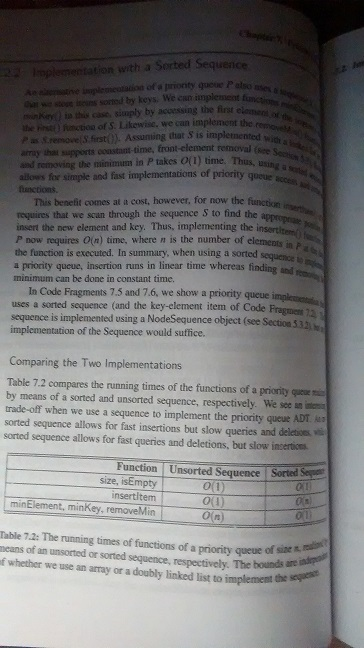
#> input picture SampleImage1.jpg, 364 x 648 px, given in place of the camera
$ python Color-Filtering.py
#> lines starting #> are read from the running program, lines starting #| are printed output that depends on the picture; after the words box and inside, x2 and y2 are one past the last pixel; in counts of white or black regions, pixels touching at a corner belong together
import cv2
import numpy as np

cap = cv2.VideoCapture(0)

while True:
    _, frame = cap.read()
#> frame is the input picture: shape (648, 364, 3); mean B, G, R 118, 117.6, 118.4
    hsv = cv2.cvtColor(frame,cv2.COLOR_BGR2HSV)
#> hsv: shape (648, 364, 3); mean H, S, V 76.6, 17.4, 120.3

    lower_range = np.array([0,0,0])
    upper_range = np.array([100,100,100])

    mask = cv2.inRange(hsv, lower_range, upper_range)
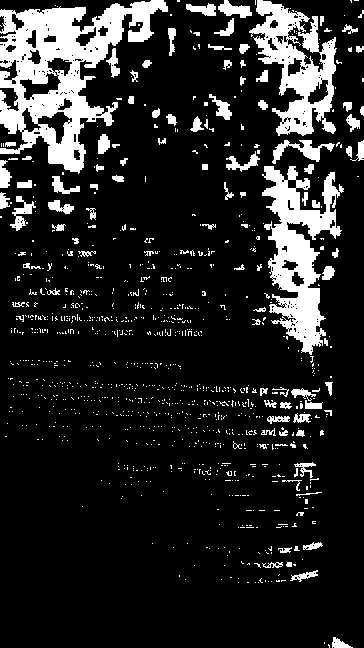
#> mask: shape (648, 364); 14.7% white; 1028 white regions (922 under 20 px), largest, box (x1, y1, x2, y2) and area: (0, 0, 168, 174) 11818, (262, 166, 344, 355) 6849, (249, 0, 337, 136) 5338

    result = cv2.bitwise_and(frame, frame, mask = mask)
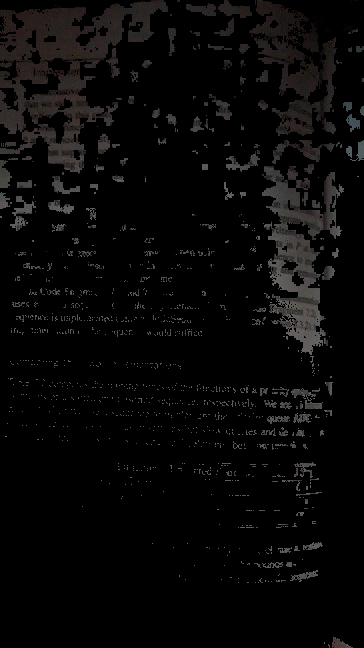
#> result: shape (648, 364, 3); mean B, G, R 7.3, 7.6, 8.2
    cv2.imshow('frame',frame)
    cv2.imshow('mask',mask)
    cv2.imshow('result',result)
    k = cv2.waitKey(5) & 0xFF
#> (key Esc is pressed here)
    if k == 27:
        break

cv2.destroyAllWindows()
cap.release()

$ run again, on SampleImage2.jpg
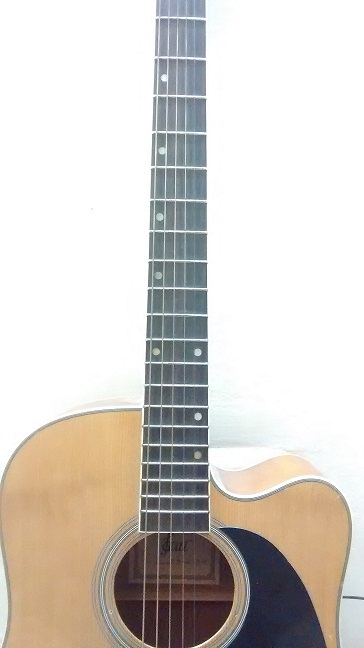
#> input picture SampleImage2.jpg, 364 x 648 px, given in place of the camera
#> frame is the input picture: shape (648, 364, 3); mean B, G, R 201.1, 206.8, 211.9
#> hsv: shape (648, 364, 3); mean H, S, V 30, 26.7, 215
#> `mask = cv2.inRange(hsv, lower_range, upper_range)`:
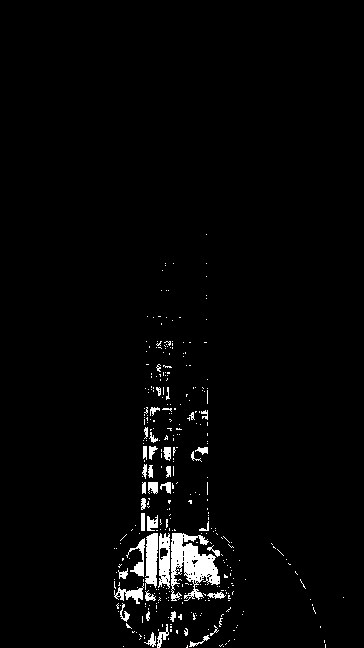
#> mask: shape (648, 364); 2.5% white; 349 white regions (308 under 20 px), largest, box (x1, y1, x2, y2) and area: (171, 533, 220, 601) 1762, (145, 533, 158, 590) 564, (158, 533, 170, 589) 455
#> `result = cv2.bitwise_and(frame, frame, mask = mask)`:
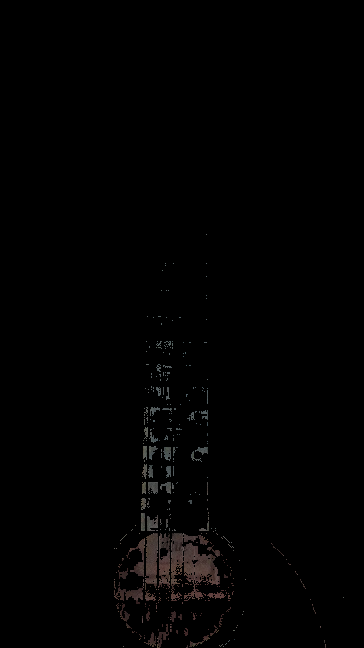
#> result: shape (648, 364, 3); mean B, G, R 1.6, 1.6, 1.9

$ run again, on SampleImage3.jpg
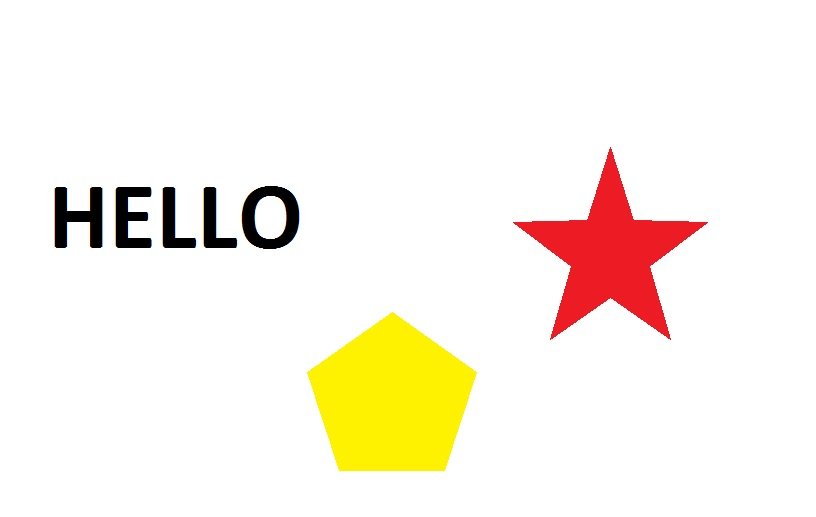
#> input picture SampleImage3.jpg, 816 x 517 px, given in place of the camera
#> frame is the input picture: shape (517, 816, 3); mean B, G, R 232.8, 243.2, 250.1
#> hsv: shape (517, 816, 3); mean H, S, V 11.5, 21.5, 250.2
#> `mask = cv2.inRange(hsv, lower_range, upper_range)`:
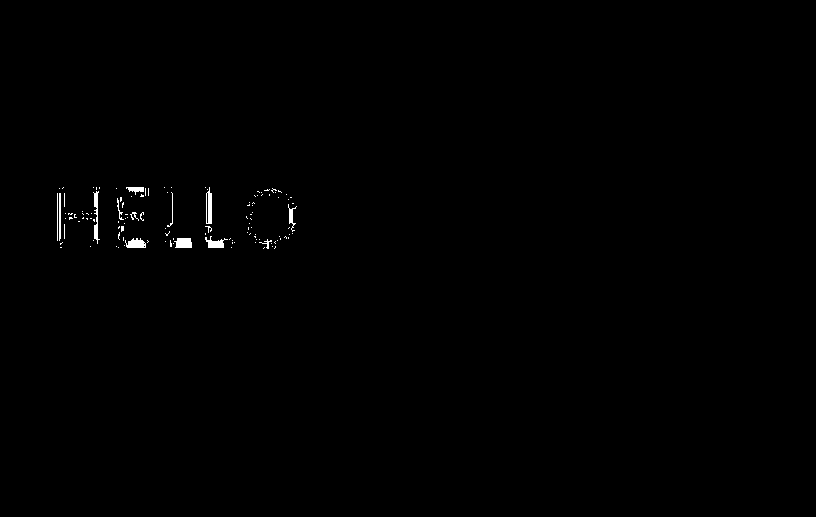
#> mask: shape (517, 816); 0.37% white; 123 white regions (110 under 20 px), largest, box (x1, y1, x2, y2) and area: (206, 187, 212, 224) 165, (93, 191, 100, 244) 161, (174, 238, 192, 248) 156
